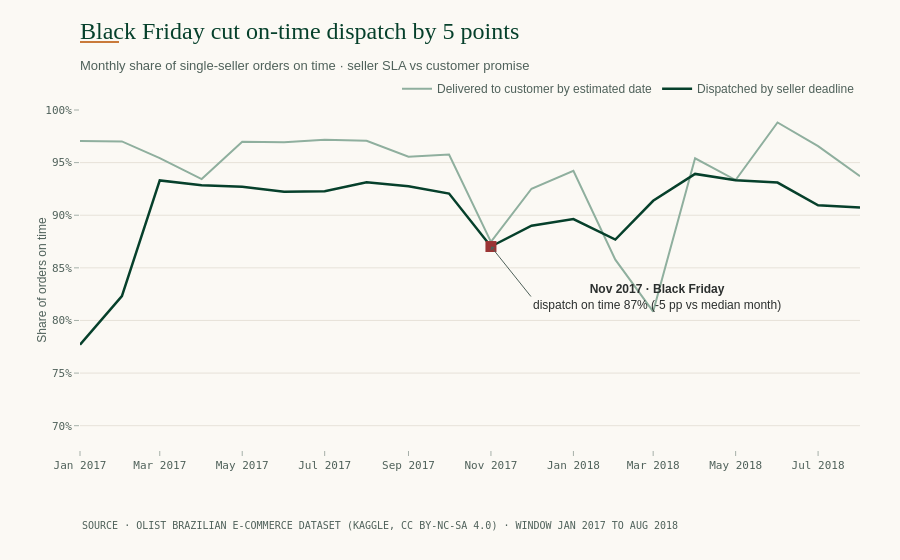

Source (notebook cell):
### Code cell
fig = go.Figure()
fig.add_scatter(x=monthly["month"], y=monthly["customer_on_time"], mode="lines",
                name="Delivered to customer by estimated date",
                line=dict(color=C["sage_500"], width=2))
fig.add_scatter(x=monthly["month"], y=monthly["dispatch_on_time"], mode="lines",
                name="Dispatched by seller deadline",
                line=dict(color=C["forest_700"], width=2.5))
fig.add_scatter(x=[bf["month"]], y=[bf["dispatch_on_time"]], mode="markers", showlegend=False,
                hoverinfo="skip", marker=dict(symbol="square", size=11, color=C["unfavorable"]))
fig.add_annotation(x=bf["month"], y=bf["dispatch_on_time"], ax=40, ay=50, arrowcolor=C["axis"],
                   arrowwidth=1, xanchor="left", font=dict(size=12, color=C["ink"]),
                   text=f"<b>Nov 2017 · Black Friday</b><br>dispatch on time {bf['dispatch_on_time']:.0%}"
                        f" ({-bf_drop * 100:+.0f} pp vs median month)" if bf_drop > 0 else
                        f"<b>Nov 2017 · Black Friday</b><br>dispatch on time {bf['dispatch_on_time']:.0%}")
lo = min(monthly["dispatch_on_time"].min(), monthly["customer_on_time"].min())
fig.update_yaxes(title="Share of orders on time", tickformat=".0%", range=[max(0, lo - 0.1), 1.0])
fig.update_xaxes(title=None, dtick="M2", tickformat="%b %Y")
title = (f"Black Friday cut on-time dispatch by {bf_drop * 100:.0f} points"
         if bf_drop >= 0.02 else "On-time dispatch held through the Black Friday peak")
finish(fig, title, "Monthly share of single-seller orders on time · seller SLA vs customer promise",)
fig.show()
save(fig, "03_monthly_sla")

### Figure 1 — Plotly figure (JSON) as saved in the notebook; plotly's stock layout.template omitted (floating-point values rounded to 4 significant figures)
{"data": [{"line": {"color": "#8FAF9E", "width": 2}, "mode": "lines", "name": "Delivered to customer by estimated date", "type": "scatter", "x": ["2017-01-01T00:00:00.000000", "2017-02-01T00:00:00.000000", "2017-03-01T00:00:00.000000", "2017-04-01T00:00:00.000000", "2017-05-01T00:00:00.000000", "2017-06-01T00:00:00.000000", "2017-07-01T00:00:00.000000", "2017-08-01T00:00:00.000000", "2017-09-01T00:00:00.000000", "2017-10-01T00:00:00.000000", "2017-11-01T00:00:00.000000", "2017-12-01T00:00:00.000000", "2018-01-01T00:00:00.000000", "2018-02-01T00:00:00.000000", "2018-03-01T00:00:00.000000", "2018-04-01T00:00:00.000000", "2018-05-01T00:00:00.000000", "2018-06-01T00:00:00.000000", "2018-07-01T00:00:00.000000", "2018-08-01T00:00:00.000000"], "y": [0.9705, 0.9701, 0.9543, 0.9344, 0.9698, 0.9695, 0.9716, 0.9707, 0.9557, 0.9576, 0.8746, 0.9252, 0.9422, 0.8578, 0.8085, 0.9541, 0.9334, 0.9881, 0.9657, 0.937]}, {"line": {"color": "#06402B", "width": 2.5}, "mode": "lines", "name": "Dispatched by seller deadline", "type": "scatter", "x": ["2017-01-01T00:00:00.000000", "2017-02-01T00:00:00.000000", "2017-03-01T00:00:00.000000", "2017-04-01T00:00:00.000000", "2017-05-01T00:00:00.000000", "2017-06-01T00:00:00.000000", "2017-07-01T00:00:00.000000", "2017-08-01T00:00:00.000000", "2017-09-01T00:00:00.000000", "2017-10-01T00:00:00.000000", "2017-11-01T00:00:00.000000", "2017-12-01T00:00:00.000000", "2018-01-01T00:00:00.000000", "2018-02-01T00:00:00.000000", "2018-03-01T00:00:00.000000", "2018-04-01T00:00:00.000000", "2018-05-01T00:00:00.000000", "2018-06-01T00:00:00.000000", "2018-07-01T00:00:00.000000", "2018-08-01T00:00:00.000000"], "y": [0.7769, 0.8231, 0.9331, 0.9284, 0.9271, 0.9224, 0.9229, 0.9313, 0.9276, 0.9206, 0.8703, 0.89, 0.8963, 0.8769, 0.9137, 0.9393, 0.9332, 0.9311, 0.9095, 0.9074]}, {"hoverinfo": "skip", "marker": {"color": "#9B3434", "size": 11, "symbol": "square"}, "mode": "markers", "showlegend": false, "type": "scatter", "x": ["2017-11-01T00:00:00"], "y": [0.8703]}], "layout": {"annotations": [{"arrowcolor": "#4F615A", "arrowwidth": 1, "ax": 40, "ay": 50, "font": {"color": "#2B2F2E", "size": 12}, "text": "<b>Nov 2017 · Black Friday</b><br>dispatch on time 87% (-5 pp vs median month)", "x": "2017-11-01T00:00:00", "xanchor": "left", "y": 0.8703}, {"font": {"color": "#4F615A", "family": "IBM Plex Mono, Consolas, monospace", "size": 10}, "showarrow": false, "text": "SOURCE · OLIST BRAZILIAN E-COMMERCE DATASET (KAGGLE, CC BY-NC-SA 4.0) · WINDOW JAN 2017 TO AUG 2018", "x": 0, "xanchor": "left", "xref": "paper", "y": -0.2, "yanchor": "top", "yref": "paper"}], "shapes": [{"line": {"color": "#C97A3A", "width": 2}, "type": "line", "x0": 0, "x1": 0.05, "xref": "paper", "y0": 1.2, "y1": 1.2, "yref": "paper"}], "title": {"text": "Black Friday cut on-time dispatch by 5 points<br><span style='font-family:IBM Plex Sans, Arial, sans-serif;font-size:13px;color:#4F615A'>Monthly share of single-seller orders on time · seller SLA vs customer promise</span>"}, "xaxis": {"dtick": "M2", "tickformat": "%b %Y", "title": {}}, "yaxis": {"range": [0.6769, 1], "tickformat": ".0%", "title": {"text": "Share of orders on time"}}}}
